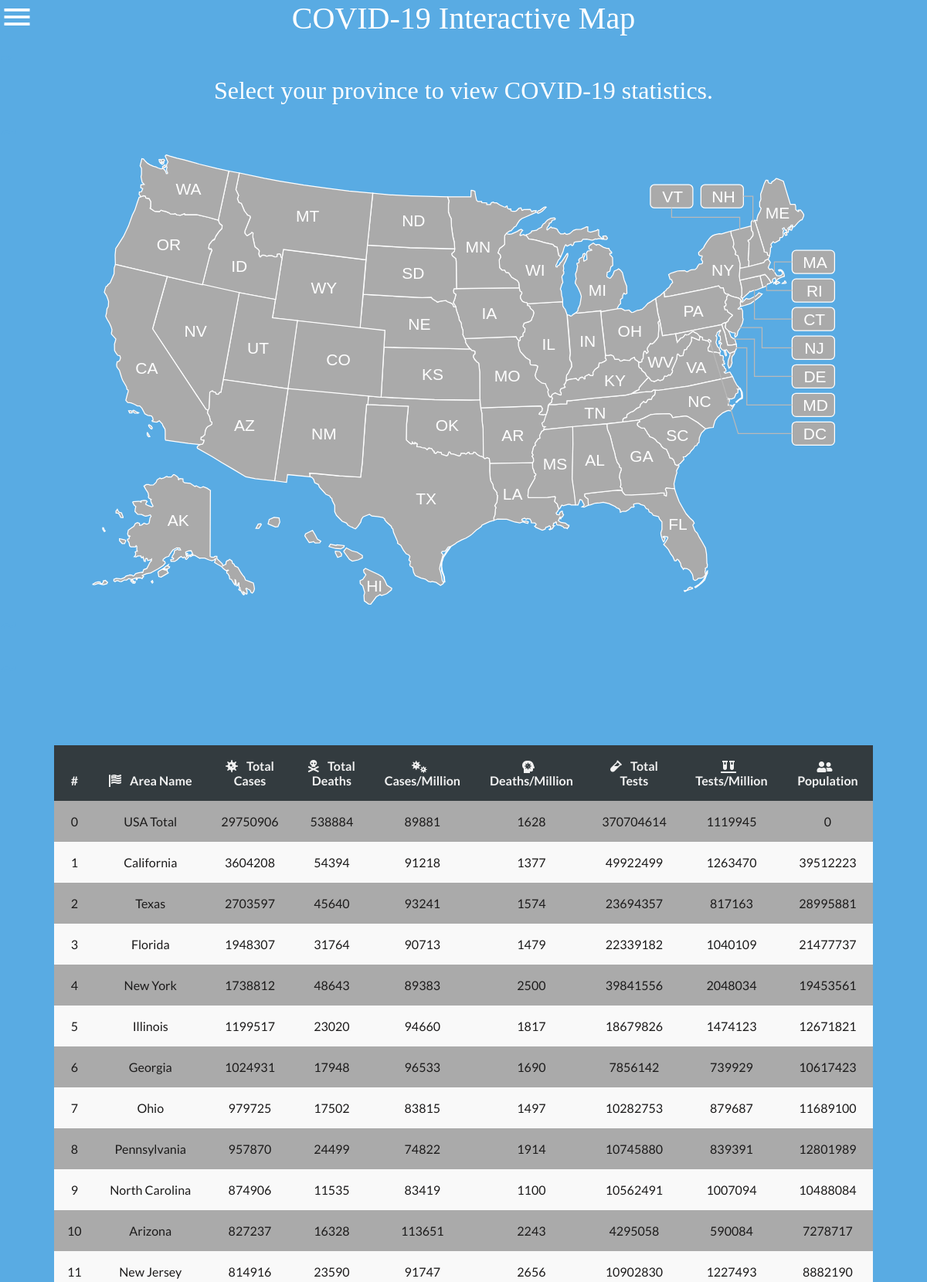
Screenshot of /map/ (upper part) with the database file from the repository.
### tables this page shows
CREATE TABLE COVIDSTATS (
            id INTEGER NOT NULL PRIMARY KEY AUTOINCREMENT,
            state_name TEXT,
            total_cases INTEGER,
            new_cases INTEGER,
            total_deaths INTEGER,
            new_deaths INTEGER,
            total_recovered INTEGER,
            active_cases INTEGER,
            case_mill INTEGER,
            death_mill INTEGER,
            total_tests INTEGER,
            test_mill INTEGER,
            population INTEGER
            );

### view.py (the view)
@app.route('/map/')
def map_route():
    conn = sl3.connect('platypodes.db')
    c = conn.cursor()
    c.execute("SELECT * FROM COVIDSTATS")
    return render_template("/homesite/map.html", rows=c.fetchall(), model=model.setup())

### model.py (called while the page is built)
def setup():
    name = "P2-Platypodes"
    source = {"name": name}  # source dictionary used to define certain Jinja variables
    project1 = "Frontend"  # frontend links
    projlinks1 = [
        Link("GitHub", "https://github.com/aymankazi9/P2-Platypodes/tree/main/templates")
    ]
    project2 = "Backend"  # backend links
    projlinks2 = [
        Link("GitHub", "https://github.com/aymankazi9/P2-Platypodes/blob/main/stats.py")
    ]
    proj1 = Model(project1, projlinks1)
    proj2 = Model(project2, projlinks2)
    projects = Models(source, [proj1, proj2])
    return projects

    def get_source(self):
        return self.source

    def get_model(self):
        return self.model

### templates/homesite/map.html (shortened to what this page needs)
{% extends "base.html" %}
{% block content %}
<head>
</head>
<body style="background-color: #59ABE3;">
<h1 style="text-align:center; color: white; font-family: Palatino"> COVID-19 Interactive Map </h1>
<h3 style="color: #59ABE3">~</h3>
<h2 style = "text-align:center; color: white; font-family: Palatino">Select your province to view COVID-19 statistics.</h2>
<h1 style="color: #59ABE3">~</h1>
<img src="/static/us%20map.svg" alt="USA" usemap="#usamap" width="962" height="583">
<h1 style="color: #59ABE3">~</h1>
<h1 style="color: #59ABE3">~</h1>
<table class="table table-hover" id="data">
    <thead>
    <tr>
        <th style="color: #f2f2f2; text-align: center">#</th>
        <th style="color: #f2f2f2; text-align: center"><i style="margin-right: 0.5em" class="fas fa-flag-usa"></i> Area Name</th>
        <th style="color: #f2f2f2; text-align: center"><i style="margin-right: 0.5em" class="fas fa-virus"></i> Total Cases</th>
        <th style="color: #f2f2f2; text-align: center"><i style="margin-right: 0.5em" class="fas fa-skull-crossbones"></i> Total Deaths</th>
        <th style="color: #f2f2f2; text-align: center"><i style="margin-right: 0.5em" class="fas fa-viruses"></i>Cases/Million</th>
        <th style="color: #f2f2f2; text-align: center"><i style="margin-right: 0.5em" class="fas fa-head-side-virus"></i> Deaths/Million</th>
        <th style="color: #f2f2f2; text-align: center"><i style="margin-right: 0.5em" class="fas fa-vial"></i> Total Tests</th>
        <th style="color: #f2f2f2; text-align: center"><i style="margin-right: 0.5em" class="fas fa-vials"></i> Tests/Million</th>
        <th style="color: #f2f2f2; text-align: center"><i style="margin-right: 0.5em" class="fas fa-user-friends"></i> Population</th>
    </tr>
    </thead>
    <tbody>
    {% for row in rows %}
    <tr id={{row[0]}}>
        <td id="row0" style="color: #1c1b1b; text-align: center">{{row[0]}}</td>
        <td id="row1" style="color: #1c1b1b; text-align: center">{{row[1]}}</td>
        <td id="row2" style="color: #1c1b1b; text-align: center">{{row[2]}}</td>
        <td id="row4" style="color: #1c1b1b; text-align: center">{{row[4]}}</td>
        <td id="row8" style="color: #1c1b1b; text-align: center">{{row[8]}}</td>
        <td id="row9" style="color: #1c1b1b; text-align: center">{{row[9]}}</td>
        <td id="row10" style="color: #1c1b1b; text-align: center">{{row[10]}}</td>
        <td id="row11" style="color: #1c1b1b; text-align: center">{{row[11]}}</td>
        <td id="row12" style="color: #1c1b1b; text-align: center">{{row[12]}}</td>
    </tr>
    {% endfor %}
    </tbody>
</table>
</body>
{% endblock %}

### templates/base.html (shortened to what this page needs)
{% set source = model.get_source() %}
{% set model = model.get_model() %}
{% set name = source["name"] %}
<html>
    <head>
        <link rel="stylesheet" href="https://stackpath.bootstrapcdn.com/bootstrap/4.3.1/css/bootstrap.min.css">
        <link rel="stylesheet" href="https://cdnjs.cloudflare.com/ajax/libs/font-awesome/4.7.0/css/font-awesome.min.css">
        <link rel="stylesheet" href="//use.fontawesome.com/releases/v5.15.2/css/all.css">
        <link rel="stylesheet" type="text/css" href="https://cdn.wpcc.io/lib/1.0.2/cookieconsent.min.css"/>
    </head>
    <body>
    <nav class="menu">
        <label for="menu__toggle" class="menu__toggle-label">
            <svg preserveAspectRatio='xMinYMin' viewBox='0 0 24 24'>
                <path d='M3,6H21V8H3V6M3,11H21V13H3V11M3,16H21V18H3V16Z' />
            </svg>
        </label>
    </nav>
    </body>
<body>
{% block content %}
{% endblock %}
</body>
</html>

### templates/base.html (style rules this page uses)
* { box-sizing: border-box; }
html, body { font-family: 'Lato', sans-serif; margin: 0; min-height: 100vh; padding: 0; }
html:before, svg { cursor: pointer; height: 44px; width: 44px; }
.menu { position: relative; width: 250px; }
.menu__toggle-label { height: 44px; left: 0; position: absolute; width: 44px; }
.menu__toggle-label svg { left: 0; position: absolute; top: 0; transition: transform 0.15s; z-index: 2; }

### templates/homesite/map.html (style rules this page uses)
img { display: block; margin-left: auto; margin-right: auto; }
#data { border-collapse: collapse; width: 100%; }
#data td, #data th { border: 0px solid #ddd; padding: 17px; }
#data tr:nth-child(even) { background-color: #f9f9f9; }
#data tr:nth-child(odd) { background-color: #aaaaaa; }
#data th { padding-top: 17px; padding-bottom: 17px; text-align: left; background-color: #333b3f; color: white; }
html { scroll-behavior: smooth; }
table { border:70px solid #59ABE3; }
table tr:first-child th:last-child { border-top-right-radius: 10px !important; }
table tr:first-child th:first-child { border-top-left-radius: 10px !important; }

### rows the page displays
COVIDSTATS: id "0", state_name "USA Total", total_cases "29750906", total_deaths "538884", case_mill "89881", death_mill "1628", total_tests "370704614", test_mill "1119945", population "0"
COVIDSTATS: id "1", state_name "California", total_cases "3604208", total_deaths "54394", case_mill "91218", death_mill "1377", total_tests "49922499", test_mill "1263470", population "39512223"
COVIDSTATS: id "2", state_name "Texas", total_cases "2703597", total_deaths "45640", case_mill "93241", death_mill "1574", total_tests "23694357", test_mill "817163", population "28995881"
COVIDSTATS: id "3", state_name "Florida", total_cases "1948307", total_deaths "31764", case_mill "90713", death_mill "1479", total_tests "22339182", test_mill "1040109", population "21477737"
COVIDSTATS: id "4", state_name "New York", total_cases "1738812", total_deaths "48643", case_mill "89383", death_mill "2500", total_tests "39841556", test_mill "2048034", population "19453561"
COVIDSTATS: id "5", state_name "Illinois", total_cases "1199517", total_deaths "23020", case_mill "94660", death_mill "1817", total_tests "18679826", test_mill "1474123", population "12671821"
COVIDSTATS: id "6", state_name "Georgia", total_cases "1024931", total_deaths "17948", case_mill "96533", death_mill "1690", total_tests "7856142", test_mill "739929", population "10617423"
COVIDSTATS: id "7", state_name "Ohio", total_cases "979725", total_deaths "17502", case_mill "83815", death_mill "1497", total_tests "10282753", test_mill "879687", population "11689100"
COVIDSTATS: id "8", state_name "Pennsylvania", total_cases "957870", total_deaths "24499", case_mill "74822", death_mill "1914", total_tests "10745880", test_mill "839391", population "12801989"
COVIDSTATS: id "9", state_name "North Carolina", total_cases "874906", total_deaths "11535", case_mill "83419", death_mill "1100", total_tests "10562491", test_mill "1007094", population "10488084"
COVIDSTATS: id "10", state_name "Arizona", total_cases "827237", total_deaths "16328", case_mill "113651", death_mill "2243", total_tests "4295058", test_mill "590084", population "7278717"
COVIDSTATS: id "11", state_name "New Jersey", total_cases "814916", total_deaths "23590", case_mill "91747", death_mill "2656", total_tests "10902830", test_mill "1227493", population "8882190"
